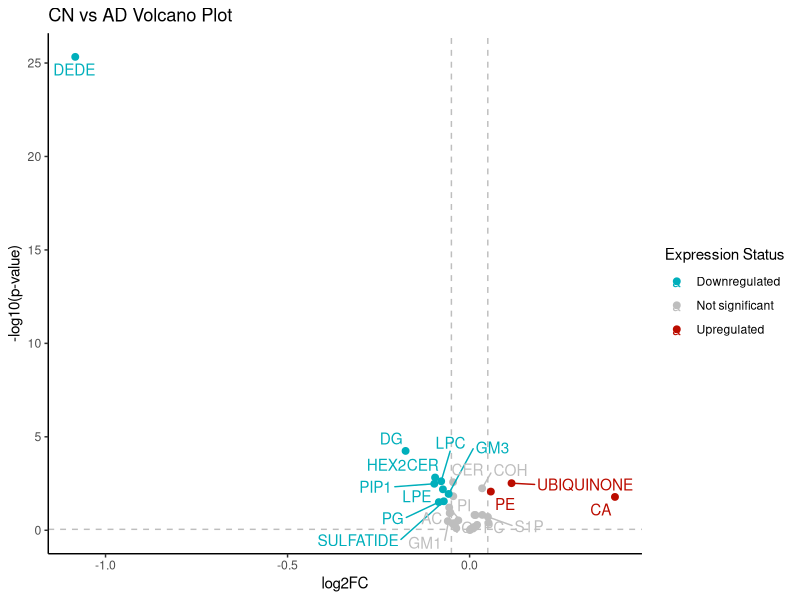

Recreate this plot in R.
library(tidyverse)
library(RColorBrewer)
library(ggrepel)

df_mci_ad_LS <- read.csv("Statistics/test/mci_ad_LS.csv")
df_cn_mci_LS <- read.csv("Statistics/test/cn_mci_LS.csv")
df_cn_ad_LS <- read.csv("Statistics/test/cn_ad_LS.csv")
df_mci_ad_LC <- read.csv("Statistics/test/mci_ad_LC.csv")
df_cn_mci_LC <- read.csv("Statistics/test/cn_mci_LC.csv")
df_cn_ad_LC <- read.csv("Statistics/test/cn_ad_LC.csv")


####### MCI vs AD for Lipid Species ################
df_mci_ad_LS$diffexpressed <- 'NO'
df_mci_ad_LS$diffexpressed[df_mci_ad_LS$log2FC > 0.05 & df_mci_ad_LS$p_value < 0.05] <- 'UP'
df_mci_ad_LS$diffexpressed[df_mci_ad_LS$log2FC < -0.05 & df_mci_ad_LS$p_value < 0.05] <- 'DOWN'

top20degs <- head(df_mci_ad_LS[order(df_mci_ad_LS$p_value), 'Feature'], 20)
df_mci_ad_LS$delabel <- ifelse(df_mci_ad_LS$Feature %in% top20degs, df_mci_ad_LS$Feature, NA)

p1 <- ggplot(data = df_mci_ad_LS, aes(x = log2FC, y = -log10(p_value), col = diffexpressed, label = delabel)) + 
    geom_vline(xintercept = c(-0.05, 0.05), col = 'gray', linetype = 'dashed') +
    geom_hline(yintercept = (0.05), col = 'gray', linetype = 'dashed') +
    geom_point(size = 2) +
    theme_classic() +
    scale_color_manual(
        values = c("#00AFBB", "grey", "#bb0c00"),
        labels = c("Downregulated", "Not significant", "Upregulated")) +
    labs(x = "log2FC",
         y = "-log10(p-value)",
         color = "Expression Status") +
    ggtitle('MCI vs AD Volcano Plot') +
    geom_text_repel(max.overlaps = Inf)

####### CN vs MCI for Lipid Species ################
df_cn_mci_LS$diffexpressed <- 'NO'
df_cn_mci_LS$diffexpressed[df_cn_mci_LS$log2FC > 0.05 & df_cn_mci_LS$p_value < 0.05] <- 'UP'
df_cn_mci_LS$diffexpressed[df_cn_mci_LS$log2FC < -0.05 & df_cn_mci_LS$p_value < 0.05] <- 'DOWN'

top20degs <- head(df_cn_mci_LS[order(df_cn_mci_LS$p_value), 'Feature'], 20)
df_cn_mci_LS$delabel <- ifelse(df_cn_mci_LS$Feature %in% top20degs, df_cn_mci_LS$Feature, NA)

p2 <- ggplot(data = df_cn_mci_LS, aes(x = log2FC, y = -log10(p_value), col = diffexpressed, label = delabel)) + 
    geom_vline(xintercept = c(-0.05, 0.05), col = 'gray', linetype = 'dashed') +
    geom_hline(yintercept = (0.05), col = 'gray', linetype = 'dashed') +
    geom_point(size = 2) +
    theme_classic() +
    scale_color_manual(
        values = c("#00AFBB", "grey", "#bb0c00"),
        labels = c("Downregulated", "Not significant", "Upregulated")) +
    labs(x = "log2FC",
         y = "-log10(p-value)",
         color = "Expression Status") +
    ggtitle('CN vs MCI Volcano Plot') +
    geom_text_repel(max.overlaps = Inf)

####### CN vs AD for Lipid Species ################

df_cn_ad_LS$diffexpressed <- 'NO'
df_cn_ad_LS$diffexpressed[df_cn_ad_LS$log2FC > 0.05 & df_cn_ad_LS$p_value < 0.05] <- 'UP'
df_cn_ad_LS$diffexpressed[df_cn_ad_LS$log2FC < -0.05 & df_cn_ad_LS$p_value < 0.05] <- 'DOWN'

top20degs <- head(df_cn_ad_LS[order(df_cn_ad_LS$p_value), 'Feature'], 20)
df_cn_ad_LS$delabel <- ifelse(df_cn_ad_LS$Feature %in% top20degs, df_cn_ad_LS$Feature, NA)

p3 <- ggplot(data = df_cn_ad_LS, aes(x = log2FC, y = -log10(p_value), col = diffexpressed, label = delabel)) + 
    geom_vline(xintercept = c(-0.05, 0.05), col = 'gray', linetype = 'dashed') +
    geom_hline(yintercept = (0.05), col = 'gray', linetype = 'dashed') +
    geom_point(size = 2) +
    theme_classic() +
    scale_color_manual(
        values = c("#00AFBB", "grey", "#bb0c00"),
        labels = c("Downregulated", "Not significant", "Upregulated")) +
    labs(x = "log2FC",
         y = "-log10(p-value)",
         color = "Expression Status") +
    ggtitle('CN vs AD Volcano Plot') +
    geom_text_repel(max.overlaps = Inf)


####### MCI vs AD for Lipid Classes ################
df_mci_ad_LC$diffexpressed <- 'NO'
df_mci_ad_LC$diffexpressed[df_mci_ad_LC$log2FC > 0.05 & df_mci_ad_LC$p_value < 0.05] <- 'UP'
df_mci_ad_LC$diffexpressed[df_mci_ad_LC$log2FC < -0.05 & df_mci_ad_LC$p_value < 0.05] <- 'DOWN'

top20degs <- head(df_mci_ad_LC[order(df_mci_ad_LC$p_value), 'Feature'], 20)
df_mci_ad_LC$delabel <- ifelse(df_mci_ad_LC$Feature %in% top20degs, df_mci_ad_LC$Feature, NA)

p4 <- ggplot(data = df_mci_ad_LC, aes(x = log2FC, y = -log10(p_value), col = diffexpressed, label = delabel)) + 
    geom_vline(xintercept = c(-0.05, 0.05), col = 'gray', linetype = 'dashed') +
    geom_hline(yintercept = (0.05), col = 'gray', linetype = 'dashed') +
    geom_point(size = 2) +
    theme_classic() +
    scale_color_manual(
        values = c("#00AFBB", "grey", "#bb0c00"),
        labels = c("Downregulated", "Not significant", "Upregulated")) +
    labs(x = "log2FC",
         y = "-log10(p-value)",
         color = "Expression Status") +
    ggtitle('MCI vs AD Volcano Plot') +
    geom_text_repel(max.overlaps = Inf)

####### CN vs MCI for Lipid Classes ################
df_cn_mci_LC$diffexpressed <- 'NO'
df_cn_mci_LC$diffexpressed[df_cn_mci_LC$log2FC > 0.05 & df_cn_mci_LC$p_value < 0.05] <- 'UP'
df_cn_mci_LC$diffexpressed[df_cn_mci_LC$log2FC < -0.05 & df_cn_mci_LC$p_value < 0.05] <- 'DOWN'

top20degs <- head(df_cn_mci_LC[order(df_cn_mci_LC$p_value), 'Feature'], 20)
df_cn_mci_LC$delabel <- ifelse(df_cn_mci_LC$Feature %in% top20degs, df_cn_mci_LC$Feature, NA)

p5 <- ggplot(data = df_cn_mci_LC, aes(x = log2FC, y = -log10(p_value), col = diffexpressed, label = delabel)) + 
    geom_vline(xintercept = c(-0.05, 0.05), col = 'gray', linetype = 'dashed') +
    geom_hline(yintercept = (0.05), col = 'gray', linetype = 'dashed') +
    geom_point(size = 2) +
    theme_classic() +
    scale_color_manual(
        values = c("#00AFBB", "grey", "#bb0c00"),
        labels = c("Downregulated", "Not significant", "Upregulated")) +
    labs(x = "log2FC",
         y = "-log10(p-value)",
         color = "Expression Status") +
    ggtitle('CN vs MCI Volcano Plot') +
    geom_text_repel(max.overlaps = Inf)

####### CN vs AD for Lipid Classes ################
df_cn_ad_LC$diffexpressed <- 'NO'
df_cn_ad_LC$diffexpressed[df_cn_ad_LC$log2FC > 0.05 & df_cn_ad_LC$p_value < 0.05] <- 'UP'
df_cn_ad_LC$diffexpressed[df_cn_ad_LC$log2FC < -0.05 & df_cn_ad_LC$p_value < 0.05] <- 'DOWN'

top20degs <- head(df_cn_ad_LC[order(df_cn_ad_LC$p_value), 'Feature'], 20)
df_cn_ad_LC$delabel <- ifelse(df_cn_ad_LC$Feature %in% top20degs, df_cn_ad_LC$Feature, NA)

p6 <- ggplot(data = df_cn_ad_LC, aes(x = log2FC, y = -log10(p_value), col = diffexpressed, label = delabel)) + 
    geom_vline(xintercept = c(-0.05, 0.05), col = 'gray', linetype = 'dashed') +
    geom_hline(yintercept = (0.05), col = 'gray', linetype = 'dashed') +
    geom_point(size = 2) +
    theme_classic() +
    scale_color_manual(
        values = c("#00AFBB", "grey", "#bb0c00"),
        labels = c("Downregulated", "Not significant", "Upregulated")) +
    labs(x = "log2FC",
         y = "-log10(p-value)",
         color = "Expression Status") +
    ggtitle('CN vs AD Volcano Plot') +
    geom_text_repel(max.overlaps = Inf)

#############################
ggsave("Pics/test.pdf", plot = p6, width = 10, height = 15, limitsize = FALSE)
# print(p6)

